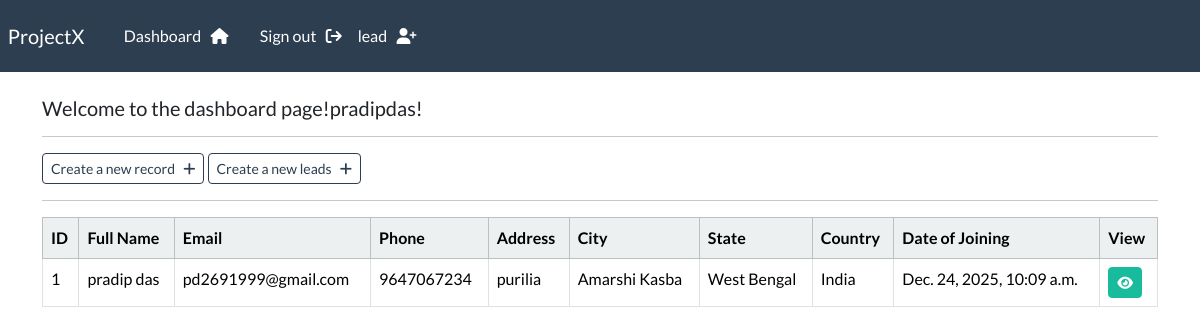
Before: /dashboard (signed in) with the older database file.
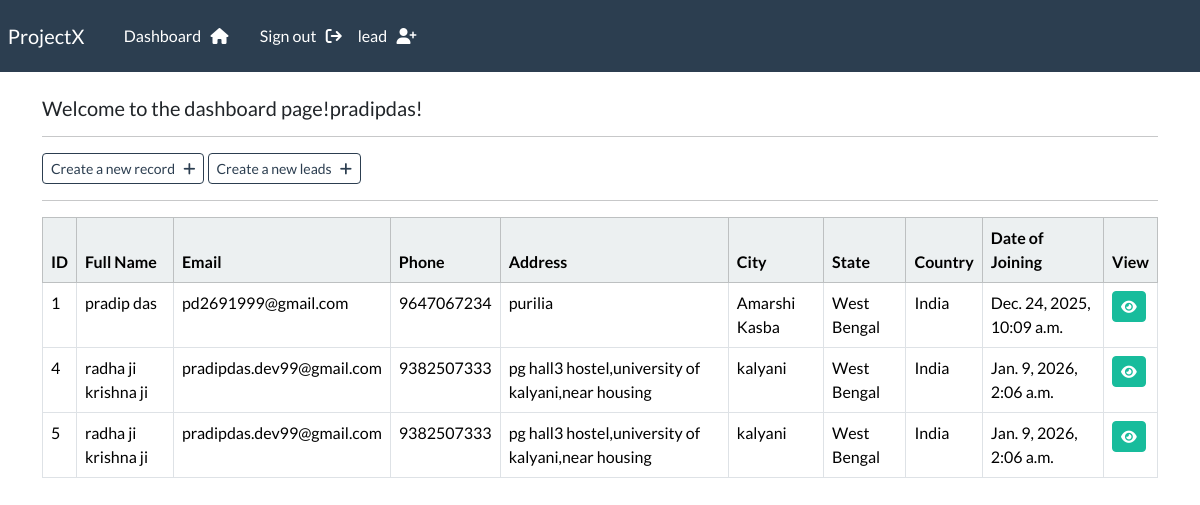
After: the same page with the newer database file.
### webapp/models.py (models this page shows, shortened)
class Record(models.Model):
    creation_date = models.DateTimeField(auto_now_add=True)
    first_name = models.CharField(max_length=100)
    last_name = models.CharField(max_length=100)
    email = models.EmailField(max_length=255)
    phone = models.CharField(max_length=20)
    address = models.CharField(max_length=300)
    city = models.CharField(max_length=255)
    state = models.CharField(max_length=100)
    country = models.CharField(max_length=100)

### webapp/views.py (the view)
# urls.py: path('dashboard', views.dashboard, name="dashboard"),
@login_required(login_url='my-login')
def dashboard(request):
    my_records = Record.objects.all()
    context = {'records': my_records}
    return render(request, 'webapp/dashboard.html', context=context)

### webapp/templates/webapp/dashboard.html
{% extends "webapp/base.html" %}
{% block content %}
     <h5>Welcome to the dashboard page!{{user}}!</h5>
     <hr>
     <a class="btn btn-outline-primary btn-sm" href="{% url 'create-record' %}">
          Create a new record &nbsp; <i class="fa-solid fa-plus"></i>
     </a>
     <a class="btn btn-outline-primary btn-sm" href="{% url 'create_lead' %}">
          Create a new leads &nbsp; <i class="fa-solid fa-plus"></i>
     </a>
     <hr>
     <table class="table table-hover table-bordered">
            <thead class="table-light">
                <tr>
                    <th scope="col"> ID </th>
                    <th scope="col"> Full Name </th>
                    <th scope="col"> Email </th>
                    <th scope="col"> Phone </th>
                    <th scope="col"> Address </th>
                    <th scope="col"> City </th>
                    <th scope="col"> State </th>
                    <th scope="col"> Country </th>
                    <th scope="col">Date of Joining</th>
                    <th scope="col"> View </th>
                </tr>
            </thead>
            <tbody>
            {% if records %}
                {% for record in records %}
                <tr>
                    <td>{{record.id}}</td>
                    <td>{{record.first_name}} {{record.last_name}}</td>
                    <td>{{record.email}}</td>
                    <td>{{record.phone}}</td>
                    <td>{{record.address}}</td>
                    <td>{{record.city}}</td>
                    <td>{{record.state}}</td>
                    <td>{{record.country}}</td>
                    <td>{{record.creation_date}}</td>
                    <td> <a class="btn btn-success btn-sm" href="{% url 'record' record.id %}"><i class="fa-solid fa-eye"></i></a> </td>
                </tr>
                {% endfor %}
            {% endif %}
            </tbody>
     </table>
{% endblock %}

Changed rows visible on the page:
added Record: id "4", first_name "radha ji", last_name "krishna ji", email "pradipdas.dev99@gmail.com", phone "9382507333", address "pg hall3 hostel,university of kalyani,near housing", city "kalyani", state "West Bengal", country "India", creation_date "Jan. 9, 2026, 2:06 a.m."
added Record: id "5", first_name "radha ji", last_name "krishna ji", email "pradipdas.dev99@gmail.com", phone "9382507333", address "pg hall3 hostel,university of kalyani,near housing", city "kalyani", state "West Bengal", country "India", creation_date "Jan. 9, 2026, 2:06 a.m."
